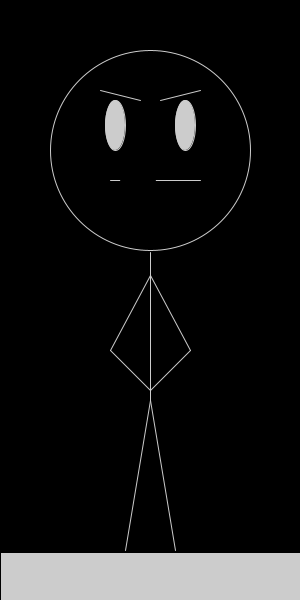
Frame 1 (no input)
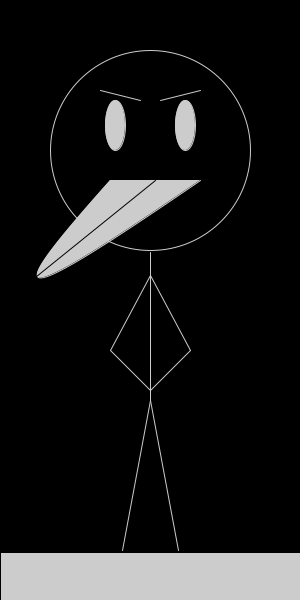
Frame 60 (the mouse pressed at the canvas centre just before this capture)
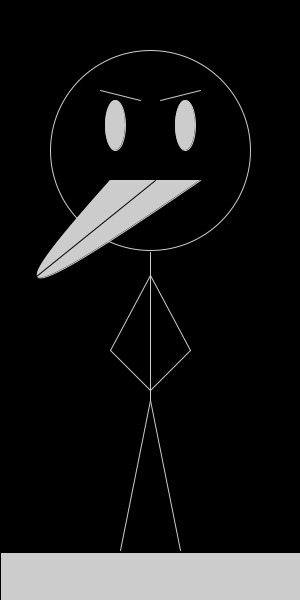
Frame 120 (the mouse held since frame 60 and released just before this capture)

The Processing sketch that drew these frames (run headless with seeded random() and noise(); from frame 60 on, the mouse is pressed at the canvas centre):

// Processing sketch: processing_70115
// ── processing_70115.pde

//Jenny H. CP mods 14/15, Functions and Animation
int p1 = 120;
int p1change = 9;
int p24 = 180;
int p24change = 10;
int p3 = 180;
int p3change = -10;
int x1 = 125;
int x2 = 175;
int change = 1;
void setup ()
{
  size (300,600);
  frameRate (6);
  smooth();
}

void draw ()
{
  body ();
  head ();
  face ();
  backdrop ();
}

void head ()
{
  stroke (204);
  noFill ();
  ellipse (150, 150, 200, 200);
}

void face ()
{
  //eyes
  fill (204);
  ellipse (115, 125, 20, 50);
  ellipse (185, 125, 20, 50);
  //eyebrows
  line (100, 90, 140, 100);
  line (160, 100, 200, 90);
  //tongue
  bezier (110, 180, p1, p24, p3, p24, 200, 180);
  stroke (0);
  line (155, 180, p1, p24);
  p1 = p1 - p1change;
  if(p1 < 0)
  {
    p1change = 0;
  }
  p24 = p24 + p24change;
  if(p24 > 301)
  {
    p24change = 0;
  }
  p3 = p3 + p3change;
  if(p3 < 19)
  {
    p3change = 0;
  }
}

void body ()
{
  background (0);
  frameRate (10);
  stroke (204);
  //body
  line (150, 252, 150, 400);
  //arms
  line (150, 275, 110, 350);
  line (150, 275, 190, 350);
  line (110, 350, 150, 390);
  line (190, 350, 150, 390);
  //legs
  line (150, 400, x1, 550);
  line (150, 400, x2, 550);
  x1 = x1 + change;
  x2 = x2 - change;
  if (x1 > 180)
  {
    change = -1;
  }
  if (x1 < 120)
  {
    change = 1;
  }
}

void backdrop ()
{
  fill (204);
  quad (0, 552, 300, 552, 300, 600, 0, 600);
}
